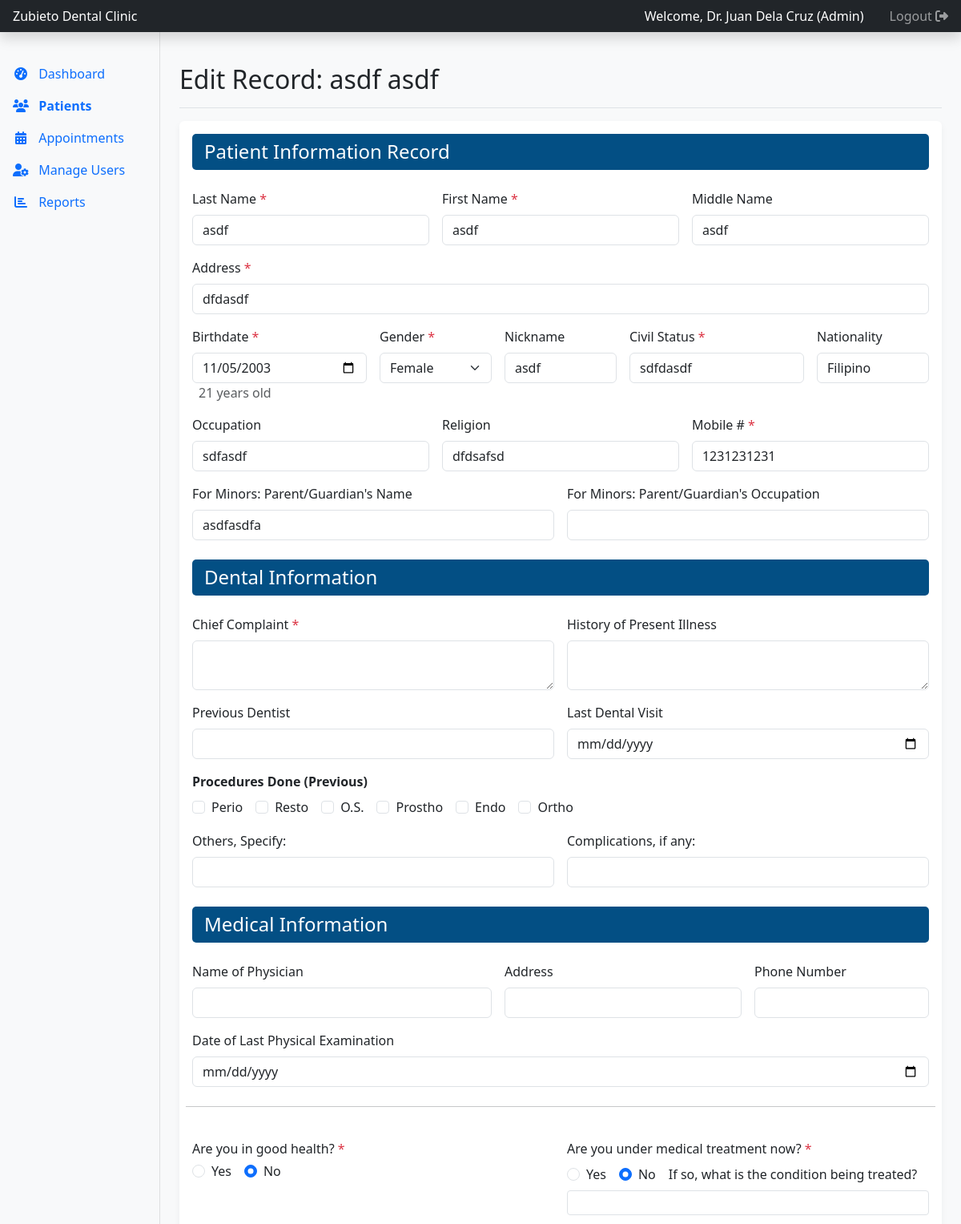
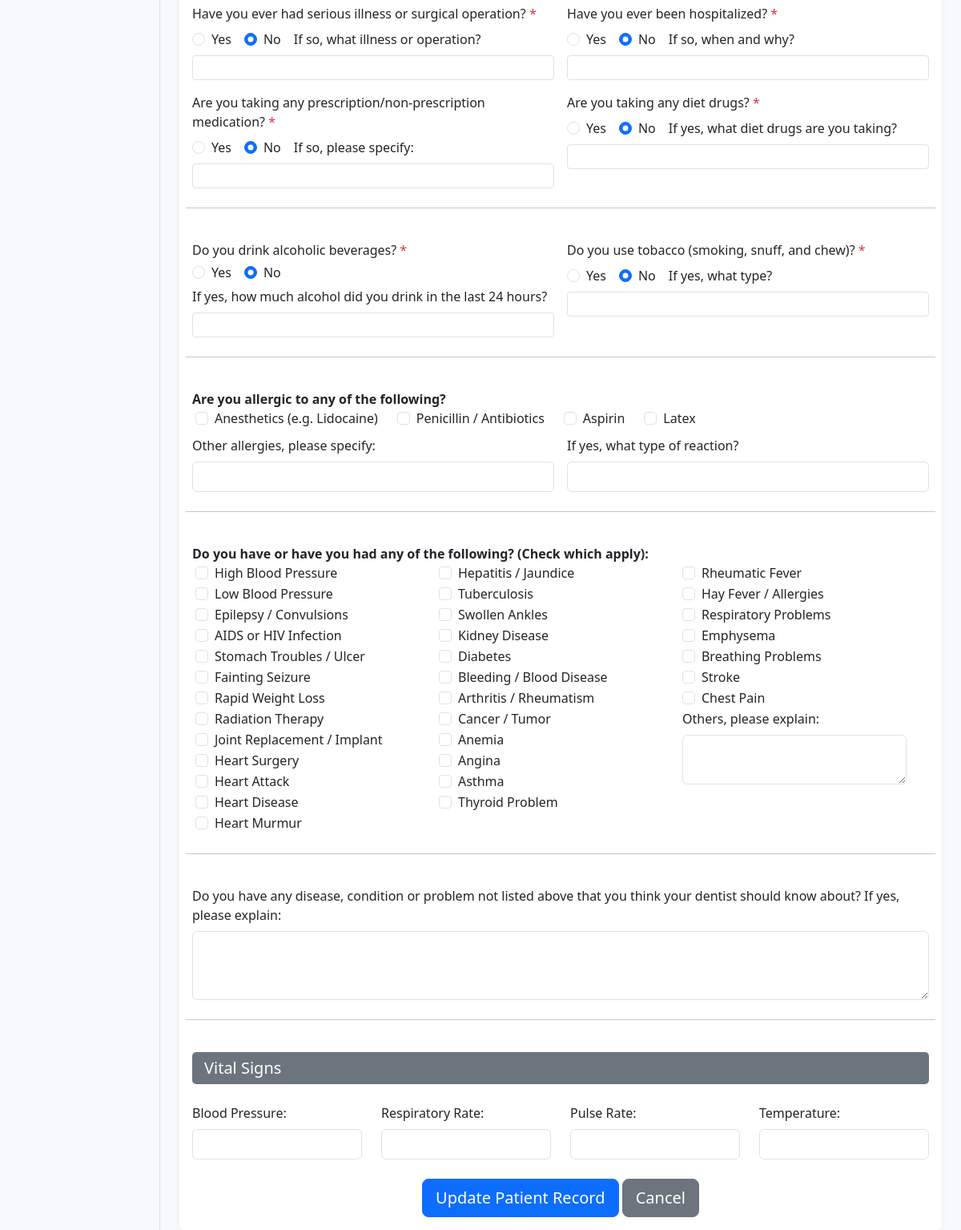
The app's page /admin/patient_edit.php?id=8 (signed in) with its own data (2 pictures, top to bottom).
### tables this page shows
CREATE TABLE `patients` (
  `patient_id` int(11) NOT NULL,
  `last_name` varchar(100) NOT NULL,
  `first_name` varchar(100) NOT NULL,
  `middle_name` varchar(100) DEFAULT NULL,
  `nickname` varchar(100) DEFAULT NULL,
  `birthdate` date NOT NULL,
  `age` int(11) NOT NULL,
  `gender` enum('M','F') NOT NULL,
  `civil_status` varchar(50) NOT NULL,
  `nationality` varchar(100) NOT NULL,
  `religion` varchar(100) DEFAULT NULL,
  `occupation` varchar(150) DEFAULT NULL,
  `address` text NOT NULL,
  `mobile_no` varchar(20) NOT NULL,
  `parent_guardian_name` varchar(255) DEFAULT NULL COMMENT 'For minors',
  `parent_guardian_occupation` varchar(150) DEFAULT NULL,
  `chief_complaint` text NOT NULL,
  `history_of_present_illness` text NOT NULL,
  `previous_dentist` varchar(255) DEFAULT NULL,
  `last_dental_visit` date DEFAULT NULL,
  `procedures_done_perio` tinyint(1) DEFAULT 0,
  `procedures_done_resto` tinyint(1) DEFAULT 0,
  `procedures_done_os` tinyint(1) DEFAULT 0,
  `procedures_done_prostho` tinyint(1) DEFAULT 0,
  `procedures_done_endo` tinyint(1) DEFAULT 0,
  `procedures_done_ortho` tinyint(1) DEFAULT 0,
  `procedures_done_others_specify` text DEFAULT NULL,
  `complications` text DEFAULT NULL,
  `physician_name` varchar(255) DEFAULT NULL,
  `physician_address` text DEFAULT NULL,
  `physician_phone` varchar(20) DEFAULT NULL,
  `last_physical_exam` date DEFAULT NULL,
  `blood_pressure` varchar(50) DEFAULT NULL,
  `respiratory_rate` varchar(50) DEFAULT NULL,
  `pulse_rate` varchar(50) DEFAULT NULL,
  `temperature` varchar(50) DEFAULT NULL,
  `registration_date` timestamp NOT NULL DEFAULT current_timestamp()
);

### admin/patient_edit.php (the view, shortened to what the rows shown need)
<?php
require 'includes/header.php';
require '../includes/db_connect.php';
$patient_id = isset($_GET['id']) ? intval($_GET['id']) : 0;
$sql = "SELECT p.*, mh.* FROM patients p LEFT JOIN medical_history mh ON p.patient_id = mh.patient_id WHERE p.patient_id = ?";
$stmt = $conn->prepare($sql);
$stmt->bind_param("i", $patient_id);
$stmt->execute();
$result = $stmt->get_result();
$patient = $result->fetch_assoc();
?>
<div class="d-flex justify-content-between flex-wrap flex-md-nowrap align-items-center pt-3 pb-2 mb-3 border-bottom">
    <h1 class="h2">Edit Record: <?php echo htmlspecialchars($patient['first_name'] . ' ' . $patient['last_name']); ?></h1>
</div>
<div class="card">
    <div class="card-body">
        <form action="patient_edit_process.php" method="POST" id="patientForm">
            <div class="row g-3 mb-4">
                <div class="col-md-4"><label class="form-label">Last Name <span class="text-danger">*</span></label><input type="text" class="form-control" name="last_name" value="<?php echo htmlspecialchars($patient['last_name']); ?>" required></div>
                <div class="col-md-4"><label class="form-label">First Name <span class="text-danger">*</span></label><input type="text" class="form-control" name="first_name" value="<?php echo htmlspecialchars($patient['first_name']); ?>" required></div>
                <div class="col-md-4"><label class="form-label">Middle Name</label><input type="text" class="form-control" name="middle_name" value="<?php echo htmlspecialchars($patient['middle_name']); ?>"></div>
                <div class="col-12"><label class="form-label">Address <span class="text-danger">*</span></label><input type="text" class="form-control" name="address" value="<?php echo htmlspecialchars($patient['address']); ?>" required></div>
                <div class="col-md-3"><label class="form-label">Birthdate <span class="text-danger">*</span></label><input type="date" class="form-control" id="birthdate" name="birthdate" value="<?php echo $patient['birthdate']; ?>" required> <span id="ageDisplay" class="text-muted ms-2"></span></div>
                <div class="col-md-2"><label class="form-label">Gender <span class="text-danger">*</span></label><select name="gender" class="form-select" required><option value="M" <?php if($patient['gender']=='M') echo 'selected';?>>Male</option><option value="F" <?php if($patient['gender']=='F') echo 'selected';?>>Female</option></select></div>
                <div class="col-md-2"><label class="form-label">Nickname</label><input type="text" class="form-control" name="nickname" value="<?php echo htmlspecialchars($patient['nickname']); ?>"></div>
                <div class="col-md-3"><label class="form-label">Civil Status <span class="text-danger">*</span></label><input type="text" class="form-control" name="civil_status" value="<?php echo htmlspecialchars($patient['civil_status']); ?>" required></div>
                <div class="col-md-2"><label class="form-label">Nationality</label><input type="text" class="form-control" name="nationality" value="<?php echo htmlspecialchars($patient['nationality']); ?>"></div>
                <div class="col-md-4"><label class="form-label">Occupation</label><input type="text" class="form-control" name="occupation" value="<?php echo htmlspecialchars($patient['occupation']); ?>"></div>
                <div class="col-md-4"><label class="form-label">Religion</label><input type="text" class="form-control" name="religion" value="<?php echo htmlspecialchars($patient['religion']); ?>"></div>
                <div class="col-md-4"><label class="form-label">Mobile # <span class="text-danger">*</span></label><input type="tel" class="form-control" name="mobile_no" value="<?php echo htmlspecialchars($patient['mobile_no']); ?>" required></div>
                <div class="col-md-6"><label class="form-label">For Minors: Parent/Guardian's Name</label><input type="text" class="form-control" name="parent_guardian_name" value="<?php echo htmlspecialchars($patient['parent_guardian_name']); ?>"></div>
            </div>
        </form>
    </div>
</div>
<?php require 'includes/footer.php'; ?>

### records on screen
patients: first_name+last_name "asdf asdf", last_name "asdf", first_name "asdf", middle_name "asdf", address "dfdasdf", birthdate "11/05/2003", gender "Female", nickname "asdf", civil_status "sdfdasdf", nationality "Filipino", occupation "sdfasdf", religion "dfdsafsd", mobile_no "1231231231", parent_guardian_name "asdfasdfa"

### other values on screen
$_SESSION['full_name'] "Dr. Juan Dela Cruz"
$_SESSION['role'] "Admin"
